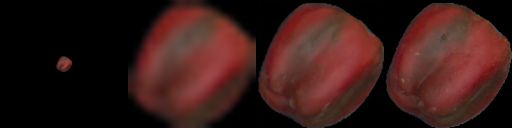
#> input picture vis_imgs/sr3/113078_concat.png, 512 x 128 px
$ jupyter execute write_images.ipynb
#> lines starting #> are read from the running program, lines starting #| are printed output that depends on the picture
[cell 1]
import numpy as np
import cv2
import matplotlib.pyplot as plt
import sys,os

[cell 2]
img=cv2.imread("../vis_imgs/sr3/113078_concat.png")
#> img is the input picture: shape (128, 512, 3); mean B, G, R 24, 27, 56.2

[cell 3]
img.shape
#> Out = (128, 512, 3)

[cell 4]
zimg=np.zeros(img.shape,dtype=np.uint8)

[cell 5]
import cv2

def write_strings_on_image(img, strings):
    # Create a copy of the image to prevent modification of original
    img = img.copy()

    # Get image height and width
    height, width, _ = img.shape
#> height = 128; width = 512

    # Set the font type and scale
    font = cv2.FONT_HERSHEY_SIMPLEX
    font_scale = 0.5

    # Set the thickness of the text
    thickness = 1

    # Calculate the position of the strings
    step = width // len(strings)
#> step = 128
    positions = [step * i for i in range(1, len(strings) + 1)]
#> positions = [128, 256, 384, 512]

    # Write the strings on the image
    for i,(string, pos) in enumerate(zip(strings, positions)):
        size = cv2.getTextSize(string, font, font_scale, thickness)[0]
        if i>0:
            x=pos-110
        else:
            x = pos-70
        y = (height - size[1]) -30
        cv2.putText(img, string, (x, y), font, font_scale, (0, 0, 255), thickness)
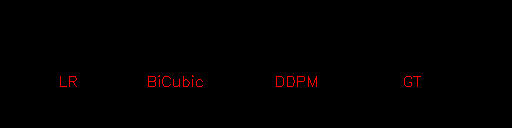
#> img: shape (128, 512, 3); mean of channels 0, 1, 2 0, 0, 1.4; drawn as B, G, R

    return img

[cell 6]
visimg=write_strings_on_image(zimg,["LR", "BiCubic", "DDPM", "GT"])
#> zimg: shape (128, 512, 3); every value is 0

[cell 7]
plt.imshow(visimg)

[cell 8]
cv2.imwrite("../vis_imgs/ddpm/labels.png",visimg)
#> Out = True
